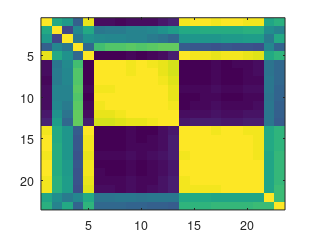

The MATLAB script that drew this image: (Note: this script raises an error after producing the figure.)
%% Factor modelling of assets
%{
Name of QuantLet : SFA_crypto

Published in : Genus_proximum_cryptos

Description : Performes Factor Analysis on a dataset of 23 variables, describing cryptos, 
stocks, FX and commodities.

Keywords : 
cryptocurrency, genus proximum, classiffication, multivariate analysis, factor models

Authors: Daniel Traian Pele, Niels Wesselhoft

Submitted : Thu, 21 March 2019

Datafiles : 'factor_an_static.m', 'stats_static.mat'

*************************************************************;
%}
%% Global Commands

clear;clc;

% specify directoy for the files
directory='D:\PROIECTE\berlin_2018\Final_code';
addpath(genpath(directory))
cd(directory)


%set global commands for font size and line width
size_font=9;
size_line=1.5;
set(0,'DefaultAxesFontSize',size_font,'DefaultTextFontSize',size_font);
set(0,'defaultlinelinewidth',size_line)

% figures
set(0, 'defaultFigurePaperType', 'A4')
set(0, 'defaultFigurePaperUnits', 'centimeters')
set(0, 'defaultFigurePaperPositionMode', 'auto')
figure_wide=[680 678 800 420];

% colors
color_blue=[0 102 204]./255;
color_green=[0 204 102]./255;
color_red=[204 0 0]./255;
color_black=[0 0 0];

% reset rngs before running
rng(1)

%% Data

load stats_static.mat



%% Corr

h=figure();
Rho=corr(stats);
Sigma=cov(stats);
imagesc(Rho);
colormap(coolwarm);
set(gca,'YTick',[1:length(est_labels)],'YTickLabel',est_labels, 'FontSize', 10);
set(gca,'XTick',[1:length(est_labels)],'XTickLabel',est_labels, 'FontSize', 10);
xtickangle(90);
colorbar();
%print(h,'-depsc','-r300','stats_corr') %-depsc


%% Eigenvalues

h=figure();
Eig=eig(Rho);
pareto(Eig);
yyaxis left
xlabel('Factors')
ylabel('Eigenvalue')

yyaxis right
ylabel('Cumulative variance proportion');
xlabel('Factors');
%print(h,'-depsc','-r300','class_vari') %-depsc

%% Factor model

[loadings,F] = factor_an_static(stats);

h=figure();
imagesc(loadings)
colormap(coolwarm)
xlabel('Factor')
ylabel('Loading')
set(gca,'YTick',[1:length(F)],'YTickLabel',est_labels, 'FontSize', 10);
colorbar()
set(gca,'XTick',[1:3])
%print(h,'-depsc','-r300','class_rota') %-depsc

%% Loadings
user_factor=2
for user_factor=[2 3]

h=figure();    
biplot(abs(loadings(:,[1 user_factor])),'VarLabels',est_labels)
xlim([0 1]);ylim([0 1])
xlabel('Tail Factor (absolute loadings)')
if user_factor==2
    ylabel('Moment factor (absolute loadings)')
elseif user_factor==3
    ylabel('Memory Factor (absolute loadings)')
end
%print(h,'-depsc','-r300','['class_map1' mat2str(user_factor)]) %-depsc

%% Scores

color_assets=nan(n_assets,3);
color_crypto=nan(n_assets,3);
[~,index_type_raw]=unique(type_assets,'stable');
index_type=[index_type_raw; n_assets];
n_types=length(index_type(1:end-1));

for i=1:n_assets
    if strcmp(type_assets{i},'Crypto')==1
        color_assets(i,:)=color_green;
        color_crypto(i,:)=color_green;
    elseif strcmp(type_assets{i},'Stock')==1
        color_assets(i,:)=color_black;
        color_crypto(i,:)=color_black;
    elseif strcmp(type_assets{i},'Exchange rate')==1
        color_assets(i,:)=color_blue;
        color_crypto(i,:)=color_black;
    elseif strcmp(type_assets{i},'Commodity')==1
        color_assets(i,:)=color_red;
        color_crypto(i,:)=color_black;
    end
end

h=figure();
scatter(F(:,1),F(:,user_factor),[],color_assets,'filled')
text_delta=0.3;
index_crypto=strcmp(type_assets,'Crypto');
text(F(index_crypto,1)+text_delta,F(index_crypto,user_factor),...
    asset_unique(index_crypto));
%if user_factor==2
    %ylim([-2 3.5])
%else
    %ylim([-5 5])
%end
xlabel('Tail Factor')
if user_factor==2
    ylabel('Moment factor')
elseif user_factor==3
    ylabel('Memory Factor')
end

hold on

for i=1:n_types

    if i==1
        user_color=color_green;
    elseif i==2
        user_color=color_black;
    elseif i==3
        user_color=color_blue;
    elseif i==4
        user_color=color_red;
    end
x=[F(index_type(i):index_type(i+1)-1,1),...
    F(index_type(i):index_type(i+1)-1,user_factor)];

grid_add=3;
grid_x=min(x(:,1))-grid_add:0.1:max(x(:,1)+grid_add);
grid_y=min(x(:,2))-grid_add:0.05:max(x(:,2)+grid_add);
[x1_raw,x2_raw] = meshgrid(grid_x, grid_y);
x1 = x1_raw(:);
x2 = x2_raw(:);
xi=[x1,x2];
fd=ksdensity(x,xi,'PlotFcn','contour');

user_level=0.015;
[C,~]=contour(grid_x,grid_y,reshape(fd,length(grid_y),length(grid_x)),[user_level,user_level],...
    'color',user_color,'linewidth',1.5);
end

%print(h,'-depsc','-r300','['class_scat1' mat2str(user_factor)]) %-depsc

hold off
end

%% 3d

scatter3(F(:,1),F(:,2),F(:,3),[],color_assets,'filled')

%% Logistic Regression

type_crypto=strcmp(type_assets,'Crypto');
type_crypto_mod=type_crypto+1;
for i=1
    [est_reg_para,est_reg_dev,est_reg_stats]=mnrfit(F,type_crypto_mod);
end

%% Linear Classification

h=figure();
user_factor=2;
scatter(F(:,1),F(:,user_factor),[],color_crypto,'filled'); hold on;

% Linear discriminant analysis
lda = fitcdiscr(F(:,[1 user_factor]),type_crypto);
K = lda.Coeffs(1,2).Const;
L = lda.Coeffs(1,2).Linear;

F_min=min(F(:,2))-2;
f = @(x1,x2) K + L(1)*x1 + L(2)*x2;
z=ezplot(f,[min(F(:,1)) max(F(:,1)) F_min max(F(:,2))]);
set(z,'color',color_red,'linewidth',2)

% Stats for LDA
ldaClass = resubPredict(lda);

bad = ldaClass~=type_crypto;
plot(F(bad,1), F(bad,2), 'rx'); 
%y_lim=[-2 4];
%ylim(y_lim);
title '';
xlabel('Tail Factor');ylabel('Moment Factor');
hold off;

%print(h,'-depsc','-r300','class_lin') %-depsc

%% Quadratic Classification

h=figure();
scatter(F(:,1),F(:,user_factor),[],color_crypto,'filled'); hold on;

% Linear discriminant analysis
lda = fitcdiscr(F(:,[1 user_factor]),type_crypto,'DiscrimType','quadratic');
K = lda.Coeffs(1,2).Const;
L = lda.Coeffs(1,2).Linear;
Q = lda.Coeffs(1,2).Quadratic;

f = @(x1,x2) K + L(1)*x1 + L(2)*x2 + Q(1,1)*x1.^2 + ...
    (Q(1,2)+Q(2,1))*x1.*x2 + Q(2,2)*x2.^2;
z = ezplot(f,[min(F(:,1)) max(F(:,1)) F_min max(F(:,2))]);
set(z,'color',color_red,'linewidth',2)


% Stats for LDA
ldaClass = resubPredict(lda);

bad = ldaClass~=type_crypto;
plot(F(bad,1), F(bad,2), 'rx');
xlabel('Tail Factor');ylabel('Moment Factor');
%ylim([y_lim]);
title '';
hold off;
%print(h,'-depsc','-r300','class_quadr') %-depsc


%% SVM

% train
cl = fitcsvm(F(:,1:2),type_crypto,'KernelFunction','rbf',...
    'BoxConstraint',Inf,'ClassNames',[0,1]);

% Predict scores over the grid
d = 0.02;
[x1Grid,x2Grid] = meshgrid(min(F(:,1)):d:max(F(:,1)),...
    F_min:d:max(F(:,2)));
xGrid = [x1Grid(:),x2Grid(:)];
[~,scores] = predict(cl,xGrid);

h=figure();
z(1:2) = scatter(F(:,1),F(:,user_factor),[],color_crypto,'filled');
hold on
%z(3) = plot(F(cl.IsSupportVector,1),F(cl.IsSupportVector,2),'ko');
contour(x1Grid,x2Grid,reshape(scores(:,2),size(x1Grid)),[0 0],'color',color_red,'linewidth',2);
%ylim([y_lim]);
title('');
xlabel('Tail Factor');ylabel('Moment Factor');
hold off
%print(h,'-depsc','-r300','class_svm') %-depsc
SVM = fitcsvm(F(:,1:2),type_crypto,'KernelFunction','rbf',...
    'BoxConstraint',Inf,'ClassNames',[0,1]);
SVMM = fitPosterior(SVM);
